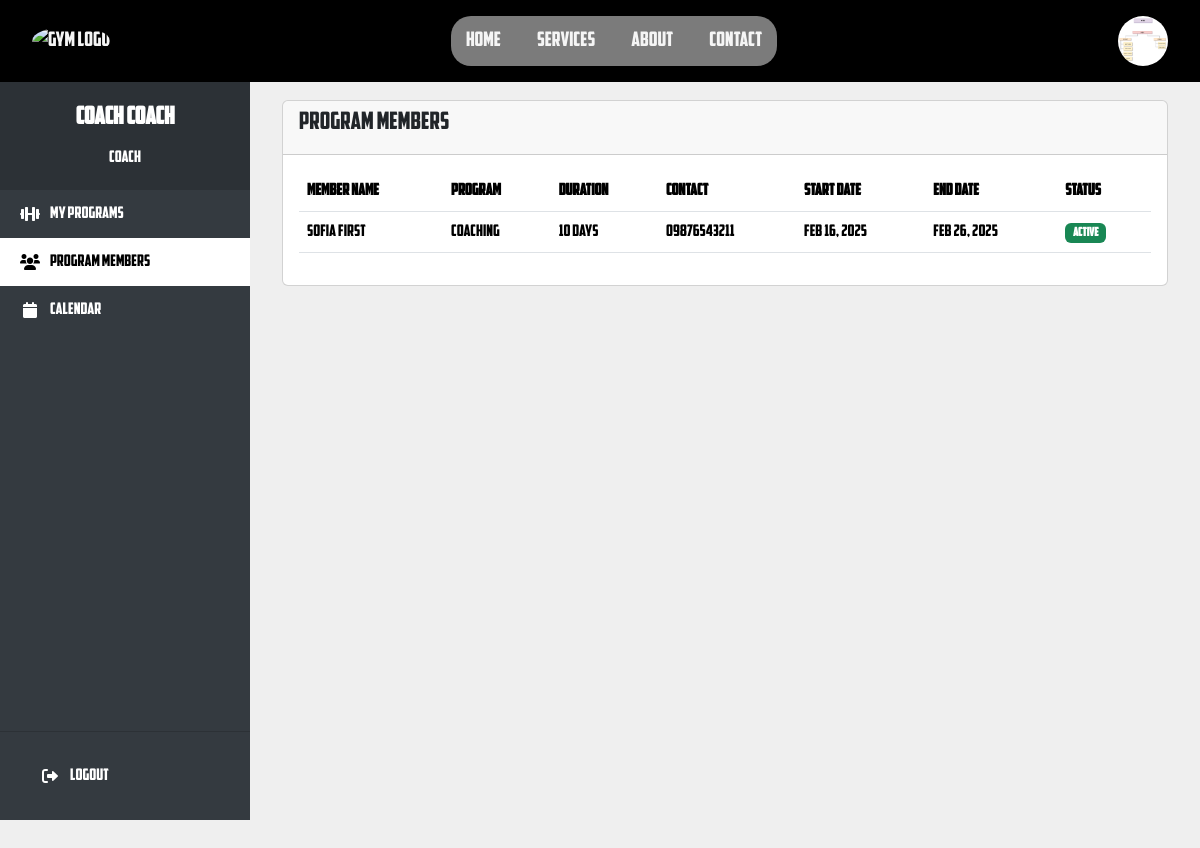
Page /website/coach/members.php (signed in) on the committed database.
### tables this page shows
CREATE TABLE `program_subscriptions` (
  `id` int(11) NOT NULL,
  `transaction_id` int(11) NOT NULL,
  `program_id` int(11) NOT NULL,
  `coach_id` int(11) NOT NULL,
  `start_date` date NOT NULL,
  `end_date` date NOT NULL,
  `amount` decimal(10,2) NOT NULL,
  `status` enum('active','expiring','expired') NOT NULL,
  `is_paid` tinyint(1) NOT NULL DEFAULT 0,
  `payment_date` datetime DEFAULT NULL,
  `created_at` timestamp NOT NULL DEFAULT current_timestamp(),
  `updated_at` timestamp NOT NULL DEFAULT current_timestamp() ON UPDATE current_timestamp()
);

CREATE TABLE `personal_details` (
  `id` int(11) NOT NULL,
  `user_id` int(11) NOT NULL,
  `first_name` varchar(50) NOT NULL,
  `middle_name` varchar(50) DEFAULT NULL,
  `last_name` varchar(50) NOT NULL,
  `sex` enum('Male','Female') NOT NULL,
  `birthdate` date NOT NULL,
  `phone_number` varchar(20) DEFAULT NULL,
  `created_at` timestamp NOT NULL DEFAULT current_timestamp(),
  `updated_at` timestamp NOT NULL DEFAULT current_timestamp() ON UPDATE current_timestamp()
);

CREATE TABLE `programs` (
  `id` int(11) NOT NULL,
  `program_name` varchar(100) NOT NULL,
  `program_type_id` int(11) NOT NULL,
  `duration` int(11) NOT NULL,
  `duration_type_id` int(11) NOT NULL,
  `description` text DEFAULT NULL,
  `status` enum('active','inactive') NOT NULL,
  `is_removed` tinyint(1) NOT NULL DEFAULT 0,
  `created_at` timestamp NOT NULL DEFAULT current_timestamp(),
  `updated_at` timestamp NOT NULL DEFAULT current_timestamp() ON UPDATE current_timestamp()
);

CREATE TABLE `duration_types` (
  `id` int(11) NOT NULL,
  `type_name` varchar(20) NOT NULL
);

### website/coach.class.php (called while the page is built, shortened)
<?php
class Coach_class {
    protected $db;
    public function __construct() {
        $this->db = new mysqli('localhost', 'root', '', 'gym_managementdb');
    }
    public function getProgramMembers($coachId) {
        $sql = "SELECT
                    ps.id as subscription_id,
                    u.id as member_id,
                    ps.program_id,
                    ps.start_date,
                    ps.end_date,
                    ps.status as subscription_status,
                    pd.first_name,
                    pd.last_name,
                    pd.phone_number as contact_no,
                    p.program_name,
                    p.duration,
                    dt.type_name as duration_type
                FROM program_subscriptions ps
                INNER JOIN programs p ON ps.program_id = p.id
                INNER JOIN users u ON ps.transaction_id IN (SELECT id FROM transactions WHERE user_id = u.id)
                INNER JOIN personal_details pd ON u.id = pd.user_id
                INNER JOIN duration_types dt ON p.duration_type_id = dt.id
                WHERE ps.coach_id = ? AND ps.is_paid = 1
                ORDER BY ps.created_at DESC";
        $stmt = $this->db->prepare($sql);
        $stmt->bind_param("i", $coachId);
        $stmt->execute();
        $result = $stmt->get_result();
        return $result->fetch_all(MYSQLI_ASSOC);
    }
}
?>

### website/coach/members.php (the view, shortened to what this page needs)
<?php
    require_once '../coach.class.php';
    $coach = new Coach_class();
    $members = $coach->getProgramMembers($_SESSION['user_id']);
    include('../coach.nav.php');
?>
<div id="content">
    <div class="container-fluid">
        <div class="row">
            <div class="col-12">
                <div class="card">
                    <div class="card-header">
                        <h4 class="card-title">Program Members</h4>
                    </div>
                    <div class="card-body">
                        <div class="table-responsive">
                            <table class="table table-hover">
                                <thead>
                                    <tr>
                                        <th>Member Name</th>
                                        <th>Program</th>
                                        <th>Duration</th>
                                        <th>Contact</th>
                                        <th>Start Date</th>
                                        <th>End Date</th>
                                        <th>Status</th>
                                    </tr>
                                </thead>
                                <tbody>
                                    <?php if (!empty($members)): ?>
                                        <?php foreach ($members as $member): ?>
                                            <tr>
                                                <td><?= htmlspecialchars($member['first_name'] . ' ' . $member['last_name']) ?></td>
                                                <td><?= htmlspecialchars($member['program_name']) ?></td>
                                                <td><?= htmlspecialchars($member['duration'] . ' ' . $member['duration_type']) ?></td>
                                                <td><?= htmlspecialchars($member['contact_no']) ?></td>
                                                <td><?= date('M d, Y', strtotime($member['start_date'])) ?></td>
                                                <td><?= date('M d, Y', strtotime($member['end_date'])) ?></td>
                                                <td>
                                                    <span class="badge bg-<?= $member['subscription_status'] === 'active' ? 'success' :
                                                        ($member['subscription_status'] === 'expiring' ? 'warning' : 'danger') ?>">
                                                        <?= ucfirst($member['subscription_status']) ?>
                                                    </span>
                                                </td>
                                            </tr>
                                        <?php endforeach; ?>
                                    <?php else: ?>
                                        <tr>
                                            <td colspan="7" class="text-center">No members found</td>
                                        </tr>
                                    <?php endif; ?>
                                </tbody>
                            </table>
                        </div>
                    </div>
                </div>
            </div>
        </div>
    </div>
</div>

### css/landing1.css (style rules this page uses)
* { font-family: myFont; margin: 0; padding: 0; box-sizing: border-box; border: 0; }
.home-main, .home-header, html, body { background-color: #efefef; }
html { scroll-behavior: smooth; }

### website/coach.nav.php (style rules this page uses)
html { background-color: transparent; }
body { height: 100vh; background-color: #efefef!important; }
#content { margin-left: 250px; padding: 20px; transition: 0.3s; margin-top: 80px; }

### rows in the picture
program_subscriptions: personal_details.first_name+last_name "sofia first", program.program_name "Coaching", program.type_name "10 days", personal_details.phone_number "09876543211", start_date "Feb 16, 2025", end_date "Feb 26, 2025", status "Active"

### other values in the picture
$_SESSION['personal_details']['name'] "coach coach"
